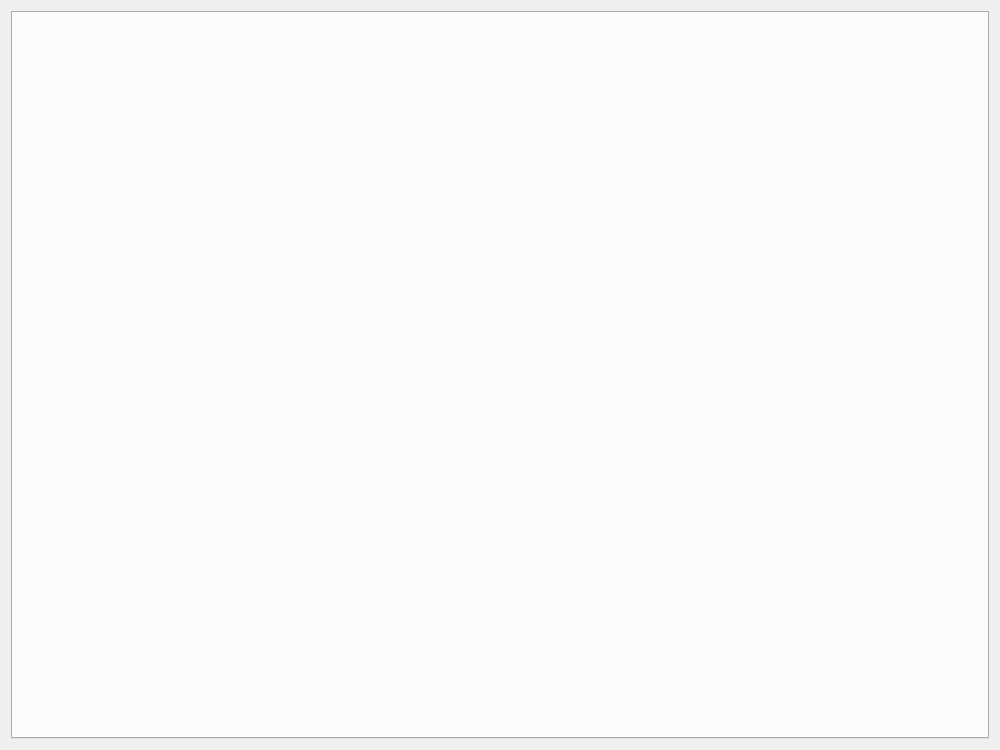
<?xml version="1.0" encoding="UTF-8"?>
<ui version="4.0">
 <class>MainWindow</class>
 <widget class="QMainWindow" name="MainWindow">
  <property name="geometry">
   <rect>
    <x>0</x>
    <y>0</y>
    <width>1000</width>
    <height>750</height>
   </rect>
  </property>
  <property name="sizePolicy">
   <sizepolicy hsizetype="Preferred" vsizetype="Minimum">
    <horstretch>0</horstretch>
    <verstretch>0</verstretch>
   </sizepolicy>
  </property>
  <property name="minimumSize">
   <size>
    <width>1000</width>
    <height>680</height>
   </size>
  </property>
  <property name="windowTitle">
   <string>ckb-next</string>
  </property>
  <property name="windowIcon">
   <iconset resource="image.qrc">
    <normaloff>:/img/ckb-next.png</normaloff>:/img/ckb-next.png</iconset>
  </property>
  <property name="unifiedTitleAndToolBarOnMac">
   <bool>true</bool>
  </property>
  <widget class="QWidget" name="centralWidget">
   <layout class="QGridLayout" name="gridLayout">
    <item row="0" column="0">
     <widget class="QTabWidget" name="tabWidget">
      <property name="currentIndex">
       <number>-1</number>
      </property>
     </widget>
    </item>
   </layout>
  </widget>
  <action name="actionExit">
   <property name="text">
    <string>Exit</string>
   </property>
   <property name="shortcut">
    <string>Ctrl+Q</string>
   </property>
  </action>
  <action name="actionAbout">
   <property name="text">
    <string>About</string>
   </property>
  </action>
 </widget>
 <layoutdefault spacing="6" margin="11"/>
 <tabstops>
  <tabstop>tabWidget</tabstop>
 </tabstops>
 <resources>
  <include location="image.qrc"/>
 </resources>
 <connections/>
</ui>
